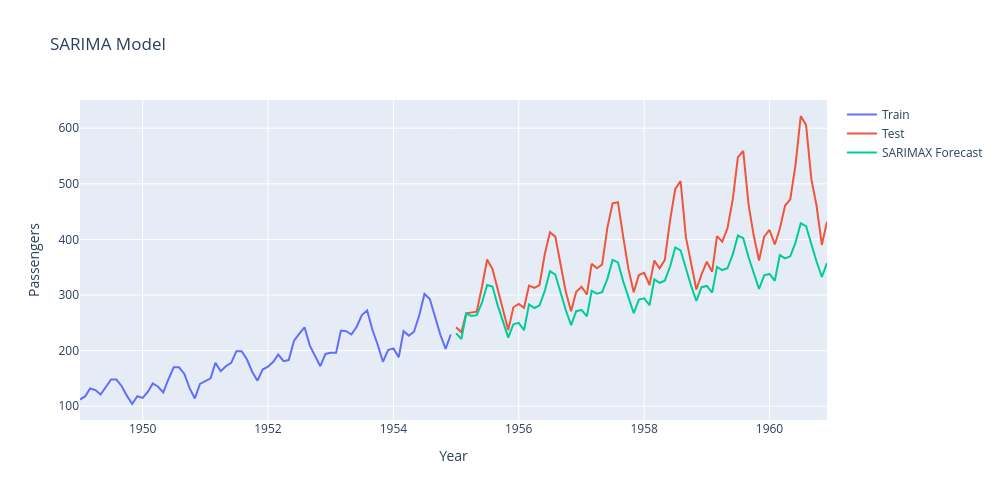

Source (notebook cell):
### Code cell
##Ploting SARIMAX
fig=go.Figure()
fig.add_trace(go.Scatter(
    x=train.index,
    y=train["Passengers"],
    mode="lines",
    name="Train"
))
fig.add_trace(go.Scatter(
    x=test.index,
    y=test["Passengers"],
    mode="lines",
    name="Test"
))
fig.add_trace(go.Scatter(
    x=test.index,
    y=sarima_forecast,
    mode="lines",
    name="SARIMAX Forecast"))
fig.update_layout(
    title="SARIMA Model",
    xaxis_title="Year",
    yaxis_title="Passengers",
    width=1000,
    height=500)
fig.show()
